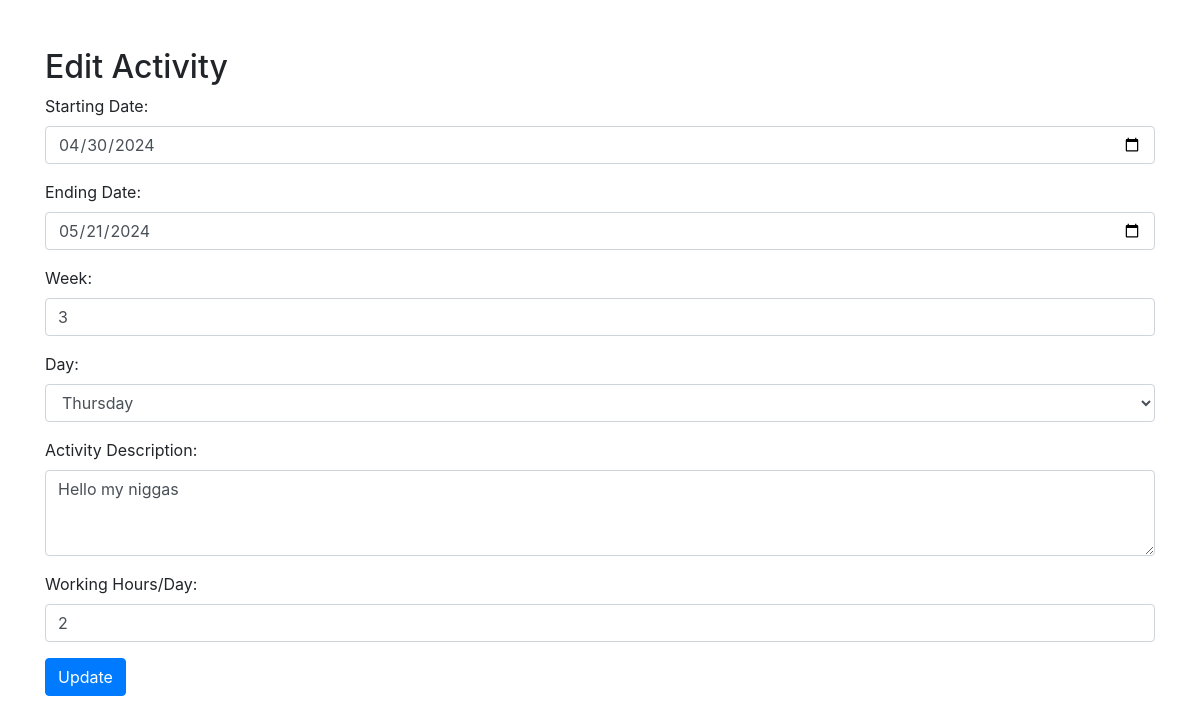
The app's page /secure/edit_activity.php?id=5 with its own data.
### tables this page shows
CREATE TABLE `activities` (
  `id` int(11) NOT NULL,
  `start_date` date NOT NULL,
  `end_date` date NOT NULL,
  `week` int(11) NOT NULL,
  `day` varchar(10) NOT NULL,
  `description` text NOT NULL,
  `working_hours` int(11) NOT NULL
);

### secure/edit_activity.php (the view, shortened to what this page needs)
<?php
$servername = "localhost";
$username = "root";
$password = "";
$dbname = "logbook";
$conn = new mysqli($servername, $username, $password, $dbname);
$id = $_GET['id'];
$sql = "SELECT * FROM activities WHERE id=$id";
$result = $conn->query($sql);
$row = $result->fetch_assoc();
?>
<!DOCTYPE html>
<html lang="en">
<head>
    <link href="https://stackpath.bootstrapcdn.com/bootstrap/4.3.1/css/bootstrap.min.css" rel="stylesheet">
</head>
<body>
<div class="container">
    <h2 class="mt-5">Edit Activity</h2>
    <form action="update_activity.php" method="post">
        <div class="form-group">
            <label for="start_date">Starting Date:</label>
            <input type="date" class="form-control" id="start_date" name="start_date" value="<?php echo $row['start_date']; ?>" required>
        </div>
        <div class="form-group">
            <label for="end_date">Ending Date:</label>
            <input type="date" class="form-control" id="end_date" name="end_date" value="<?php echo $row['end_date']; ?>" required>
        </div>
        <div class="form-group">
            <label for="week">Week:</label>
            <input type="number" class="form-control" id="week" name="week" value="<?php echo $row['week']; ?>" required>
        </div>
        <div class="form-group">
            <label for="day">Day:</label>
            <select class="form-control" id="day" name="day" required>
                <option <?php if ($row['day'] == "Thursday") echo "selected"; ?>>Thursday</option>
            </select>
        </div>
        <div class="form-group">
            <label for="description">Activity Description:</label>
            <textarea class="form-control" id="description" name="description" rows="3" required><?php echo $row['description']; ?></textarea>
        </div>
        <div class="form-group">
            <label for="working_hours">Working Hours/Day:</label>
            <input type="number" class="form-control" id="working_hours" name="working_hours" value="<?php echo $row['working_hours']; ?>" required>
        </div>
        <button type="submit" class="btn btn-primary">Update</button>
    </form>
</div>
</body>
</html>

### records on screen
activities: start_date "04/30/2024", end_date "05/21/2024", week "3", day "Thursday", description "Hello my niggas", working_hours "2"
